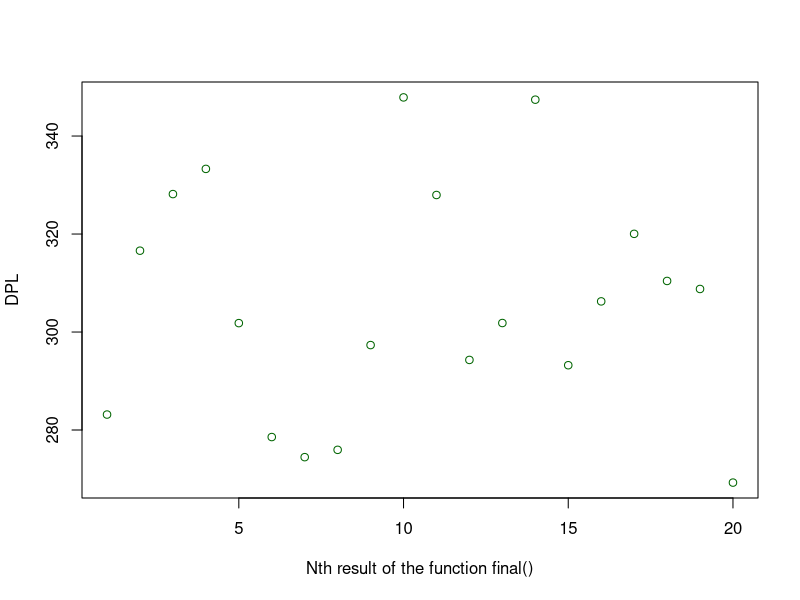
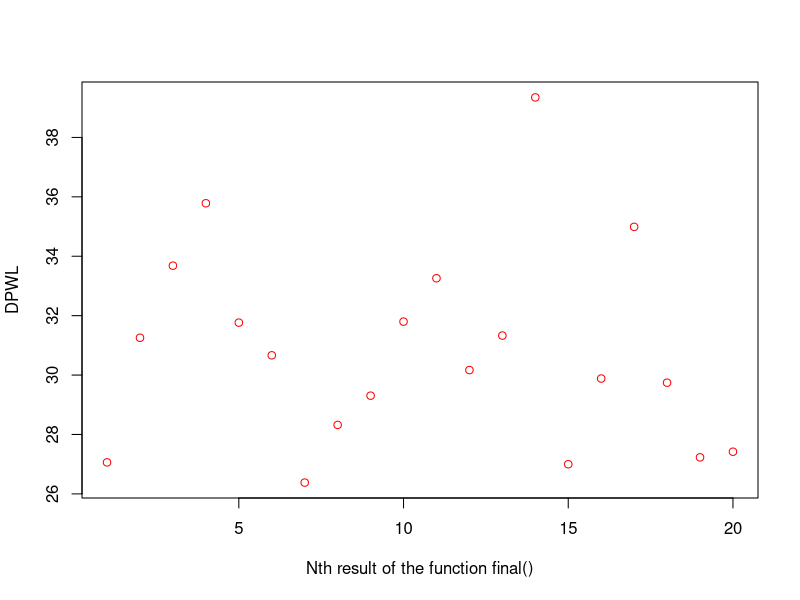
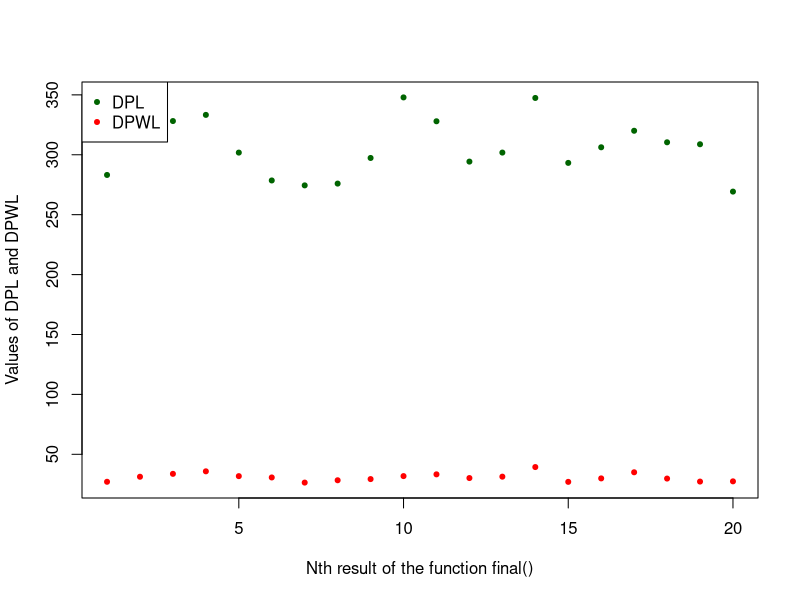
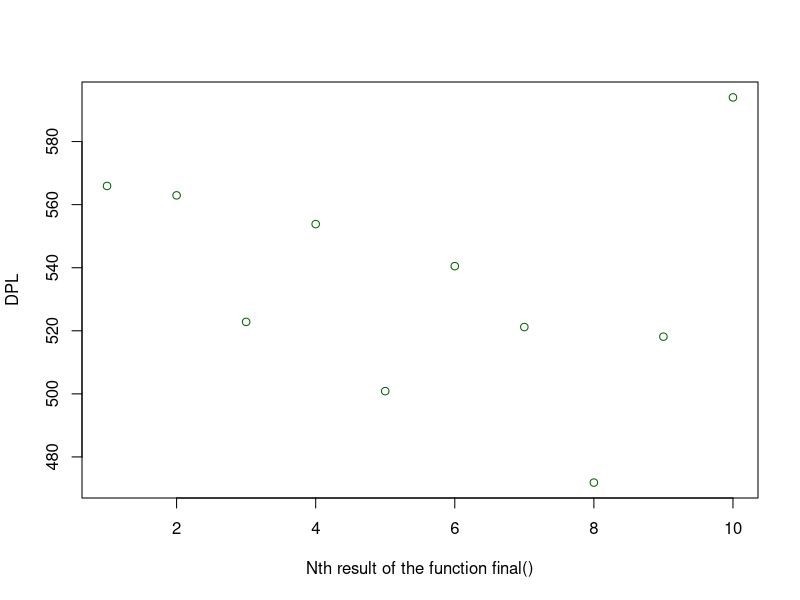
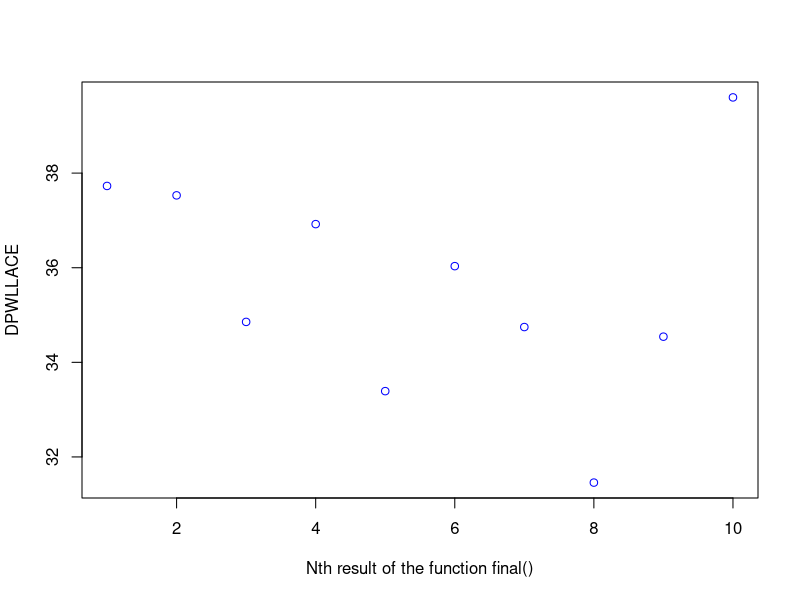
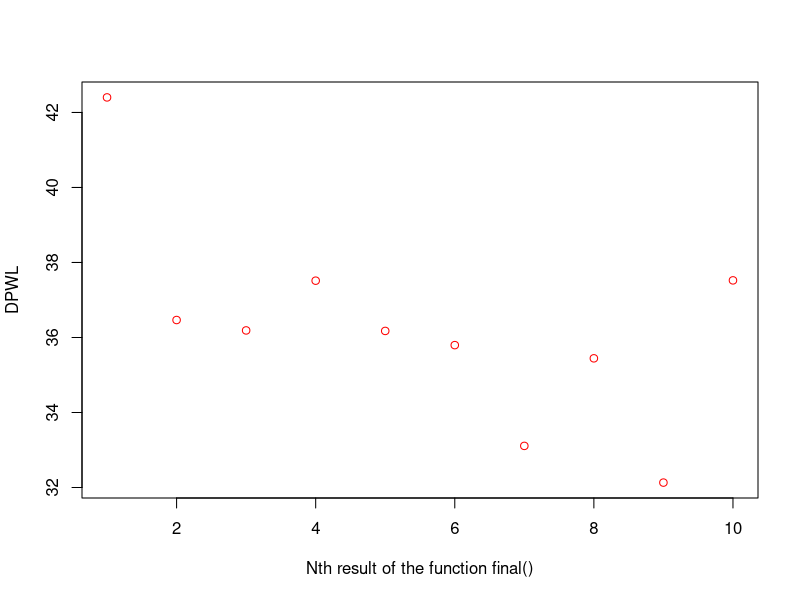
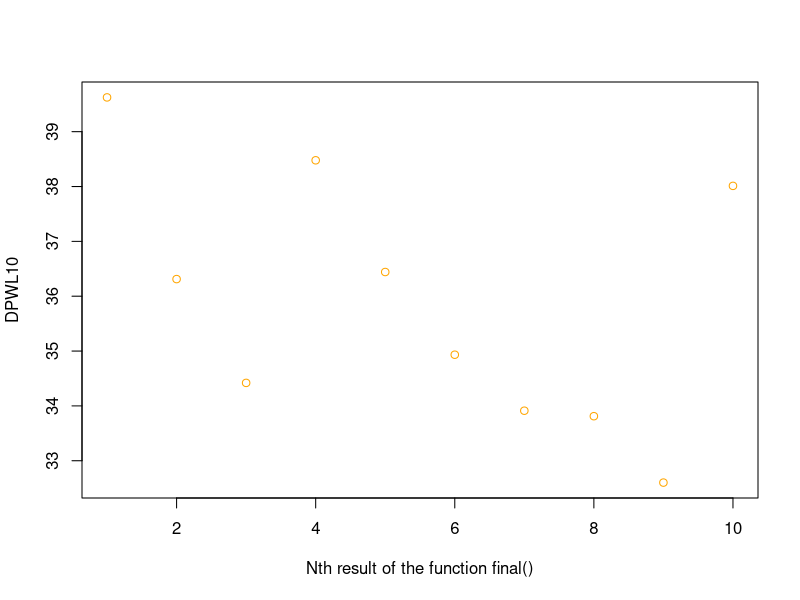
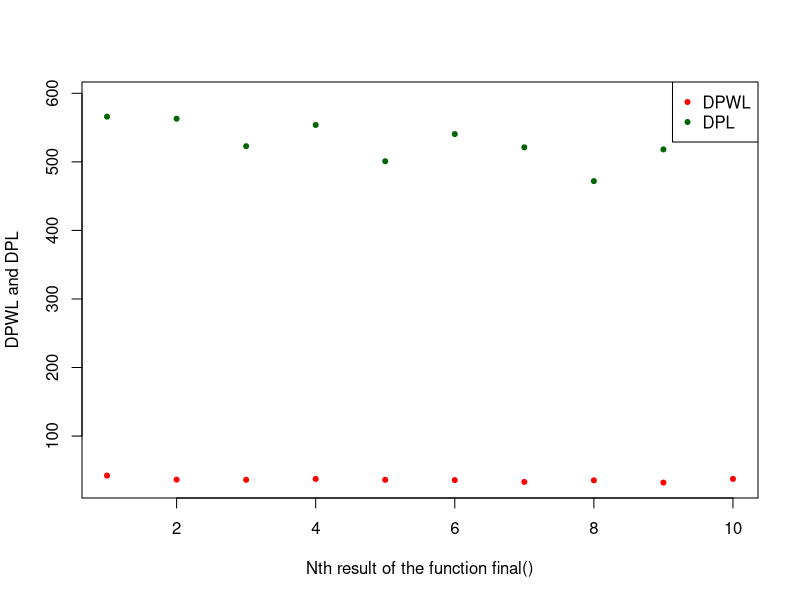

Here is the R script that generated these plots, in order:
## ---- chunk 1
knitr::opts_chunk$set(echo = FALSE)
## ---- chunk 2

NM=20                   #Number of matrices
i=60                    #Lines in each matrix
j=4                     #Columns in each matrix
list_likelihood = c()   #Contains all likelihood values for all matrices
list_NA = c()           #Contains the number of NA in each matrix
list_weight = c()       #Contains all weight values for all matrices
list_alpha = c()        #Contains all alpha values for all matrices
list_beta = c()         #Contains all beta values for all matrices
list_FP = c()           #Contains the number of FP in each matrix
list_FN = c()           #Contains the number of FN in each matrix
df1 = data.frame(matrix(ncol = 0, nrow = 0))
order_df = data.frame(matrix(ncol = 0, nrow = 0))
## ---- chunk 3

#This function allows to create the different lists needed to generate different examples to test the idea

lists <- function(NM,i,j){ #NM = Number of matrices used to calculate the global likelihood
  list_alpha <<- c(round(runif(NM,0,0.5), digit = 2))
  list_beta <<- c(round(runif(NM,0,0.5), digit = 2))
  #list_NA <<- c(sample(0:((i*j)/3),NM, replace=F))
  #list_FP <<- c(sample(0:((i*j)/3),NM, replace=F))
  #list_FN <<- c(sample(0:((i*j)/3),NM, replace=F))
  list_NA <<- c(round(runif(NM,0,(i*j)/3), digit = 0))
  list_FP <<- c(round(runif(NM,0,(i*j)/3), digit = 0))
  list_FN <<- c(round(runif(NM,0,(i*j)/3), digit = 0))
}

lists(NM,i,j)
## ---- chunk 4

#This function calculates the likelihood value for each of the matrices. The formula is the one we mentioned before.

likelihood <-function(NM,i,j,alpha,beta,FP, FN){
  list_likelihood <<- c()
  for (i in 1:NM){
    n=i*j
    L <- (alpha[i]^FP[i])*((1-alpha[i])^(n-FP[i]))*(beta[i]^FN[i])*((1-beta[i])^(n-FN[i]))
      list_likelihood <<- append(list_likelihood, L)
  }
}

loglikelihood <-function(NM,i,j,alpha,beta,FP, FN){ #List_NA,alpha,beta,
  list_likelihood <<- c()
  for (i in 1:NM){
    n=i*j
    L <- -log((alpha[i]^FP[i])*((1-alpha[i])^(n-FP[i]))*(beta[i]^FN[i])*((1-beta[i])^(n-FN[i])))
      list_likelihood <<- append(list_likelihood, L)
  }
}

#likelihood(NM,i,j,list_alpha, list_beta, list_FP, list_FN)
loglikelihood(NM,i,j,list_alpha, list_beta, list_FP, list_FN)
while((Inf %in% list_likelihood)== TRUE) {
  lists(NM,i,j)
  loglikelihood(NM,i,j,list_alpha, list_beta, list_FP, list_FN)
}
list_likelihood
## ---- chunk 5

#This part allows to order the list of NA to have the matrices with the smallest number of NA first, and the one with the most NA last.
#We then create a table containing the likelihood values and the NA number for each matrix

NA_order <- function(){
  df1 <<- data.frame("Likelihood" = list_likelihood, "NumberNA" = list_NA)
  order_df <<- df1[order(df1$"NumberNA"),]
}

NA_order()
df1
order_df
## ---- chunk 6

#This function calculates the overall starting value for the weight. 
#Remember that the sum of the weights must be equal to 1.
#We therefore take this value and divide it by the number of matrices we have.

global_weights <- function(NM) {
  gw <- 1/ NM
  list_weight <<- c()
  for (i in 1:NM) {
    list_weight[i] <<- gw
  }
}

global_weights(NM)
list_weight
## ---- chunk 7

#Now, the reasoning is that we rely on the number of NA present in each matrix.
#We modify the weight values to obtain a progressive list of values according to the previous criterion
#For example, if we have 5 matrices instead of having the values : (0.2,0.2,0.2,0.2,0.2)
#we will have : (0.4,0.3,0.2,0.1,0)
#We take into account if the vector has an even or odd length 

weights <- function(NM){
  mid <<-ceiling(NM/2)
  if (NM%%2 == 0){ #if the number of matrices is odd or even
    lim <<- mid+1
  } else {lim <<- mid }
  for (p in 1:lim) {
    if (p == mid || p==lim) {
      list_weight[p] <<- list_weight[p]
    } else {
      list_weight[p] <<- list_weight[p] + (list_weight[NM-(p-1)]/p)
      list_weight[NM-(p-1)] <<- list_weight[NM-(p-1)] - (list_weight[NM-(p-1)]/p)
      }
    
  }
}

weights(NM)
list_weight
## ---- chunk 8

#We have to check if several matrices have the same NA number.
#In this case, these matrices will have the same weight value.

sum = 0
final_w = 0

eq_weights <- function(i,j){
  for (c in 0:((i*j)-1)){
    eq <<- c(which((c == order_df$NumberNA) == TRUE))
    if (length(eq)>1){
      sum=0
      final_w=0
      for (p in eq){
        sum = sum + list_weight[p]
      }
      final_w = sum / length(eq)
      for (fw in eq) {
        list_weight[fw] <<- final_w
      }
    }
  }
}
eq_weights(i,j)
list_weight
## ---- chunk 9

#We add the column with weight values corresponding to each matrix. 

data = cbind(order_df, "Weight" = list_weight)
data
## ---- chunk 10

#In this final function, we compute the likelihood and the weighted likelihood (with 5% or 10% intervals and without ) according to the functions we mentioned at the beginning.

WL = 0
WL5 = 0
WL10 = 0
WLLACE = 0
L = 0

final_wlikelihood <- function(df2,NM){
  for (i in 1:NM){
    WL5 <<- WL5 + df2$Likelihood[i]*df2$Weight5[i]
    WL10 <<- WL10 + df2$Likelihood[i]*df2$Weight10[i]
    WL <<- WL + df2$Likelihood[i]*df2$Weight[i]
    WLLACE <<- WLLACE + df2$Likelihood[i]*df2$WeightLACE[i]
  }
  return(WL)
}

final_likelihood <- function(df2,NM){
  L<<-0
  for (i in 1:NM){
    L <<- L + df2$Likelihood[i]
  }
  return(L)
}

final_wlikelihood(data,NM)
final_likelihood(data,NM)

## ---- chunk 11

#We join all the previous functions to be able to run the final function several times without having to restart everything each time. This also allows us to run it as many times as we want in order to do our tests and comparisons.

initialization <- function(){
  NM<<-10                 
  i<<-10                  
  j<<-4                   
  list_likelihood = c() 
  list_NA = c()         
  list_weight = c()    
  list_alpha = c()     
  list_beta = c()
  list_FP = c()           
  list_FN = c()           
  df1 <<- data.frame(matrix(ncol = 0, nrow = 0))
  order_df <<- data.frame(matrix(ncol = 0, nrow = 0))
  results_df <<- data.frame(matrix(ncol = 0, nrow = 0))
  WL <<- 0
  L <<- 0
}
 
final1 <- function(d){
  initialization()
  lists(NM,i,j)
  loglikelihood(NM,i,j,list_alpha, list_beta, list_FP, list_FN)
  while((Inf %in% list_likelihood)== TRUE) {
  lists(NM,i,j)
  loglikelihood(NM,i,j,list_alpha, list_beta, list_FP, list_FN)}
  NA_order()
  global_weights(NM)
  weights(NM)
  eq_weights(i,j)
  order_df <<- cbind(order_df, "Weight" = list_weight)
  final_wlikelihood(order_df,NM)
  final_likelihood(order_df,NM)
  DPWL[d] <<- WL
  DPL[d] <<- L
}

## ---- chunk 12
data_plot <- function(x) {
  DPWL <<- c()
  DPL <<- c()
  l <<- x
  for (i in 0:x){
    final1(i)
  }
  results_df <<- data.frame("Likelihood" = DPL , "WLikelihood" = DPWL)
}

data_plot(NM)
results_df

plot(DPL, col="darkgreen",xlab = "Nth result of the function final()" )
plot(DPWL, col="red", xlab = "Nth result of the function final()")

matplot(1:l,cbind(DPL,DPWL),pch=20, col=c("darkgreen","red"), xlab = "Nth result of the function final()", ylab= "Values of DPL and DPWL")
legend("topleft", legend=c("DPL", "DPWL"),
       col=c("darkgreen", "red"), pch=20)
## ---- chunk 13
ratio = c()

Ratio <- function(){
  for (l in order_df$NumberNA){
    diff = l/(i*j)
    ratio <<- append(ratio, diff)
    }
  order_df <<- cbind(order_df, "ratio" = ratio)
}

Ratio()
ratio
order_df

## ---- chunk 14

#With this function we create the intervals that we will use later.
#We have made a function for each case (5 or 10%) to allow us to use them separately when we need them

inter5 = c()
inter10 = c()

Intervals10 <- function(){
  if(!require('memisc')) {
  install.packages('memisc')
  library('memisc')
  }
  rat_tot = order_df$ratio
  for (rat in rat_tot) {
  test=cases(
    "1"=rat <= 0.10,
    "2"=(rat > 0.10 & rat<= 0.20),
    "3"=(rat > 0.20 & rat<= 0.30),
    "4"=(rat > 0.30 & rat<= 0.40),
    "5"=(rat > 0.40 & rat<= 0.50),
    "6"=(rat > 0.50 & rat<= 0.60),
    "7"=(rat > 0.60 & rat<= 0.70),
    "8"=(rat > 0.70 & rat<= 0.80),
    "9"=(rat > 0.80 & rat<= 0.90),
    "10"=(rat > 0.90),
    check.xor="ignore"
  )
  inter10 <<- append(inter10,test)
  }
  order_df <<- cbind(order_df, "Interval10" = inter10)
}

Intervals5 <- function(){
  if(!require('memisc')) {
    install.packages('memisc')
    library('memisc')
  }
  rat_tot = order_df$ratio
  for (rat in rat_tot) {
    test=cases(
      "1"=rat <= 0.05,
      "2"=(rat > 0.05 & rat<= 0.10),
      "3"=(rat > 0.10 & rat<= 0.15),
      "4"=(rat > 0.15 & rat<= 0.20),
      "5"=(rat > 0.20 & rat<= 0.25),
      "6"=(rat > 0.25 & rat<= 0.30),
      "7"=(rat > 0.30 & rat<= 0.35),
      "8"=(rat > 0.35 & rat<= 0.40),
      "9"=(rat > 0.40 & rat<= 0.45),
      "10"=(rat > 0.45 & rat<= 0.50),
      "11"=(rat > 0.50 & rat<= 0.55),
      "12"=(rat > 0.55 & rat<= 0.60),
      "13"=(rat > 0.60 & rat<= 0.65),
      "14"=(rat > 0.65 & rat<= 0.70),
      "15"=(rat > 0.70 & rat<= 0.75),
      "16"=(rat > 0.75 & rat<= 0.80),
      "17"=(rat > 0.80 & rat<= 0.85),
      "18"=(rat > 0.85 & rat<= 0.90),
      "19"=(rat > 0.90 & rat<= 0.95),
      "20"=(rat > 0.95),
      check.xor="ignore"
    )
    inter5 <<- append(inter5,test)
  }
  order_df <<- cbind(order_df, "Interval5" = inter5)
}

Intervals5()
inter5
Intervals10()
inter10
order_df
## ---- chunk 15

#We use the same function as the previous one, we only change the variables in order not to make mistakes between the two methods and use the wrong elements

global_weigths_int <- function(NM) {
  gw <- 1/ NM
  list_weight_inter <<- c()
  for (i in 1:NM) {
    list_weight_inter[i] <<- gw
  }
}

global_weigths_int(NM)
list_weight_inter
## ---- chunk 16
weights_int <- function(NM){
  mid <<-ceiling(NM/2)
  if (NM%%2 == 0){ #if the number of matrices is odd or even
    lim <<- mid+1
  } else {lim <<- mid }
  for (p in 1:lim) {
    if (p == mid || p==lim) {
      list_weight_inter[p] <<- list_weight_inter[p]
    } else {
      list_weight_inter[p] <<- list_weight_inter[p] + (list_weight_inter[NM-(p-1)]/p)
      list_weight_inter[NM-(p-1)] <<- list_weight_inter[NM-(p-1)] - (list_weight_inter[NM-(p-1)]/p)
    }
    
  }
}

weights_int(NM)
list_weight_inter
## ---- chunk 17

#With this function, we set up the vector of weight.
#We create two vectors: One contains the weight per interval (final_weight) and the other the weight for each matrix in each interval (inter_weight).

inter_weight5 = c()
final_weight5= c()
inter_weight10 = c()
final_weight10 = c()

weight_int <- function() {
  for (t in 1:NM){
  sum5 = 0
  sum10 = 0
  ind5 <<- c(which((order_df$Interval5==t) == TRUE))
  ind10 <<- c(which((order_df$Interval10==t) == TRUE))
  if (length(ind5) >0){
    for (i in ind5){ sum5 = sum5 + list_weight_inter[i] }
    inter_weight5 <<- append(inter_weight5,sum5/length(ind5))
    final_weight5 <<- append(final_weight5,sum5)
  } else {
    inter_weight5 <<- append(inter_weight5,sum5/length(ind5))
    final_weight5 <<- append(final_weight5,sum5)
  }
  if (length(ind10) >0){
    for (i in ind10){ sum10 = sum10 + list_weight_inter[i] }
    inter_weight10 <<- append(inter_weight10,sum10/length(ind10))
    final_weight10 <<- append(final_weight10,sum10)
  } else {
    inter_weight10 <<- append(inter_weight10,sum10/length(ind10))
    final_weight10 <<- append(final_weight10,sum10)
  }
}
}

weight_int()
## ---- chunk 18
weights_L <- c()
nT =0
weightLACE <- function(ns,Y) {
  nT <<- ns*Y
  w <<- (1-(ns/nT))/(Y-1)
  for (i in 1:NM) {
    weights_L[i] <<- w
  }
}
weightLACE(i,NM)
weights_L
sum(weights_L)
## ---- chunk 19
initialization <- function(){
  NM<<-15                   #Number of matrices (max = 150)
  i<<-10                    
  j<<-4                     
  list_likelihood = c()   
  list_NA = c()           
  list_weight = c()       
  list_alpha = c()        
  list_beta = c()        
  list_FP = c()           
  list_FN = c()
  weights_L <<- c()
  df1 <<- data.frame(matrix(ncol = 0, nrow = 0))
  order_df <<- data.frame(matrix(ncol = 0, nrow = 0))
  results_df <<- data.frame(matrix(ncol = 0, nrow = 0))
  WL <<- 0
  WL5 <<- 0
  WL10 <<-0
  WLLACE <<- 0
  L <<- 0
  nT <<- 0
}

initialization2 <- function(){
  inter5 <<- c()
  inter10 <<- c()
  ratio <<- c()
  inter_weight5 <<- c()
  final_weight5 <<- c()
  inter_weight10 <<- c()
  final_weight10 <<- c()
  list_weight5 <<- c()
  list_weight10 <<- c()
  list_weight_inter <<- c()
  #order_df_int <<- data.frame(matrix(ncol = 0, nrow = NM))
  results_df_int <<- data.frame(matrix(ncol = 0, nrow = 0))
  WL <<- 0
  L <<- 0
}
 
final <- function(d){
  initialization()
  #NM<<-10  
  lists(NM,i,j)
  loglikelihood(NM,i,j,list_alpha, list_beta, list_FP, list_FN)
  while((Inf %in% list_likelihood)== TRUE) {
  lists(NM,i,j)
  loglikelihood(NM,i,j,list_alpha, list_beta, list_FP, list_FN)}
  initialization2()
  NA_order()
  Ratio()
  Intervals5()
  Intervals10()
  global_weigths_int(NM)
  global_weights(NM)
  weights(NM)
  weights_int(NM)
  weight_int()
  eq_weights(i,j)
  weightLACE(i,NM)
  order_df <<- cbind(order_df, "Weight" = list_weight, "WeightLACE" = weights_L)
  list_weight5 <<- inter_weight5[order_df$Interval5]
  list_weight10 <<- inter_weight10[order_df$Interval10]
  order_df <<- cbind(order_df, "Weight5" = list_weight5, "Weight10" = list_weight10)
  final_wlikelihood(order_df,NM)
  final_likelihood(order_df,NM)
  DPWL[d] <<- WL
  DPWL5[d] <<- WL5
  DPWL10[d] <<- WL10
  DPWLLACE[d] <<- WLLACE
  DPL[d] <<- L
}

## ---- chunk 20
data_plot <- function(x) {
  DPWL5 <<- c()
  DPWL10 <<- c()
  DPWL <<- c()
  DPL <<- c()
  DPWLLACE <<- c()
  l <<- x
  for (i in 0:x){
    final(i)
  }
  results_df_int <<- data.frame("Likelihood" = DPL , "WLikelihood_LACE" = DPWLLACE, "WLikelihood" = DPWL, "WLikelihood5" = DPWL5, "WLikelihood10" = DPWL10)

}

data_plot(NM)

#layout(matrix(1:4,2,2))
plot(DPL, col="darkgreen",xlab = "Nth result of the function final()")
plot(DPWLLACE, col="blue", xlab = "Nth result of the function final()")
plot(DPWL, col="red", xlab = "Nth result of the function final()")
plot(DPWL10, col="orange", xlab = "Nth result of the function final()", ylab="DPWL10")
## ---- chunk 21
matplot(1:l,cbind(DPWL,DPL),pch=20, col=c("red","darkgreen"), xlab = "Nth result of the function final()", ylab= "DPWL and DPL")
legend("topright", legend=c("DPWL","DPL"), col=c("red","darkgreen"), pch=20)
matplot(1:l,cbind(DPWL10,DPL),pch=20, col=c("orange","darkgreen"), xlab = "Nth result of the function final()", ylab= "DPWL10 and DPL")
legend("topright", legend=c("DPWL10","DPL"), col=c("orange","darkgreen"), pch=20)
matplot(1:l,cbind(DPWL,DPWLLACE),pch=20, col=c("red","blue"), xlab = "Nth result of the function final()", ylab= "DPWL and DPWL_LACE")
legend("topright", legend=c("DPWL","DPWL_LACE"), col=c("red","blue"), pch=20)
matplot(1:l,cbind(DPWL,DPWL10),pch=20, col=c("red","orange"), xlab = "Nth result of the function final()", ylab= "DPWL and DPWL10")
legend("topright", legend=c("DPWL","DPWL10"), col=c("red","orange"), pch=20)
matplot(1:l,cbind(DPWLLACE,DPWL10),pch=20, col=c("blue","orange"), xlab = "Nth result of the function final()", ylab= "DPWL_LACE and DPWL10")
legend("topright", legend=c("DPWL_LACE","DPWL10"), col=c("blue","orange"), pch=20)
## ---- chunk 22
results_df_int[c(2,5)]
## ---- chunk 23
matplot(1:l,cbind(DPWL,DPWL10,DPWLLACE),pch=20, col=c("red","orange","blue","darkgreen"), xlab = "Nth result of the function final()", ylab= "DPL, DPWL and DPWL10")
legend("topright", legend=c("DPWL","DPWL10", "DPWLLACE"), col=c("red","orange","blue"), pch=20)
## ---- chunk 24
matplot(1:l,cbind(DPWL5,DPWL10),pch=20, col=c("purple","orange"), xlab = "Nth result of the function final()", ylab= "Values of DPWL10 and DPWL5")
legend("topright", legend=c("DPWL5", "DPWL10"), col=c("purple", "orange"), pch=20)
matplot(1:l,cbind(DPWL5,DPWL),pch=20, col=c("purple","red"), xlab = "Nth result of the function final()", ylab= "Values of DPWL and DPWL5")
legend("topright", legend=c("DPWL5", "DPWL"), col=c("purple", "red"), pch=20)
matplot(1:l,cbind(DPWL,DPWL5,DPWL10),pch=20, col=c("red","purple","orange"), xlab = "Nth result of the function final()", ylab= "Values of DPWL, DPWL10 and DPWL5")
legend("topright", legend=c("DPWL", "DPWL5", "DPWL10"), col=c("red", "purple", "orange"), pch=20)
## ---- chunk 25
matplot(1:l,cbind(DPWL,DPWL5,DPWL10, DPWLLACE),pch=20, col=c("red","purple","orange","blue"), xlab = "Nth result of the function final()", ylab= "Values of DPWL, DPWL10 and DPWL5")
legend("topright", legend=c("DPWL", "DPWL5", "DPWL10", "DPWLLACE"), col=c("red", "purple", "orange","blue"), pch=20)
## ---- chunk 26
order_df_int <<- data.frame("DPWLLACE" = DPWLLACE, "DPWL"=DPWL, "DPWL10"=DPWL10,"DPWL5"=DPWL5)
print(order_df_int)
